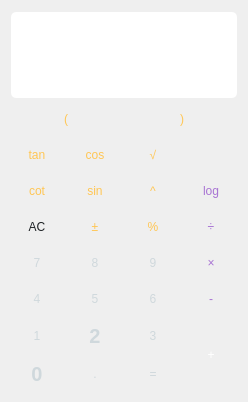
<?xml version="1.0" encoding="UTF-8"?>
<ui version="4.0">
 <class>Dialog</class>
 <widget class="QDialog" name="Dialog">
  <property name="geometry">
   <rect>
    <x>0</x>
    <y>0</y>
    <width>248</width>
    <height>402</height>
   </rect>
  </property>
  <property name="windowTitle">
   <string>Calculator</string>
  </property>
  <property name="styleSheet">
   <string notr="true">background-color: qradialgradient(
        cx: 0.5, cy: -0.4, fx: 0.5, fy: -0.4,
        radius: 1.4, stop: 0 #494c4d, stop: 1 #1e2225
        );</string>
  </property>
  <layout class="QGridLayout" name="gridLayout_2">
   <item row="0" column="0">
    <layout class="QGridLayout" name="gridLayout">
     <item row="5" column="2">
      <widget class="QPushButton" name="btn_6">
       <property name="cursor">
        <cursorShape>PointingHandCursor</cursorShape>
       </property>
       <property name="styleSheet">
        <string notr="true">QPushButton {
	width: 15;
	height: 30;
	font: bold 15pt &quot;Segoe UI&quot;;
    color: #cfd8dc;
    border-radius: 20px;
    border-style: outside;
    background: qradialgradient(
        cx: 0.3, cy: -0.4, fx: 0.3, fy: -0.4,
        radius: 1.35, stop: 0 #263238, stop: 1 #37474f
        );
    border-radius: 8px;
    }

QPushButton:pressed {
    background: qradialgradient(
        cx: 0.3, cy: -0.4, fx: 0.3, fy: -0.4,
        radius: 1.35, stop: 0 #37474f, stop: 1 #263238
        );
    }
</string>
       </property>
       <property name="text">
        <string>6</string>
       </property>
       <property name="shortcut">
        <string>6</string>
       </property>
      </widget>
     </item>
     <item row="2" column="2">
      <layout class="QVBoxLayout" name="verticalLayout_16">
       <item>
        <widget class="QPushButton" name="sqrt_btn">
         <property name="styleSheet">
          <string notr="true">QPushButton{
	width: 15;
	height: 30;
	font: 400 12pt &quot;Segoe UI&quot;;
	border-radius: 8px;
	background-color: qradialgradient(
        cx: 0.3, cy: -0.4, fx: 0.3, fy: -0.4,
        radius: 1.35, stop: 0 #484137 stop: 1 #484137
        );
	color: #ffc654;
	border-radius: 8px;
}
QPushButton:hover {
	color: #ffffff;
    background: qradialgradient(
        cx: 0.3, cy: -0.4, fx: 0.3, fy: -0.4,
        radius: 1.35, stop: 0 #ffc654 stop: 1 #fdb82d
        );
    }

QPushButton:pressed {
	color: #ffffff;
    background: qradialgradient(
        cx: 0.4, cy: -0.1, fx: 0.4, fy: -0.1,
        radius: 1.35, stop: 0 #f9d07c, stop: 1 #f9d07c
        );
    }</string>
         </property>
         <property name="text">
          <string>√</string>
         </property>
        </widget>
       </item>
       <item>
        <widget class="QPushButton" name="pow_btn">
         <property name="styleSheet">
          <string notr="true">QPushButton{
	width: 15;
	height: 30;
	font: 400 12pt &quot;Segoe UI&quot;;
	border-radius: 8px;
	background-color: qradialgradient(
        cx: 0.3, cy: -0.4, fx: 0.3, fy: -0.4,
        radius: 1.35, stop: 0 #484137 stop: 1 #484137
        );
	color: #ffc654;
	border-radius: 8px;
}
QPushButton:hover {
	color: #ffffff;
    background: qradialgradient(
        cx: 0.3, cy: -0.4, fx: 0.3, fy: -0.4,
        radius: 1.35, stop: 0 #ffc654 stop: 1 #fdb82d
        );
    }

QPushButton:pressed {
	color: #ffffff;
    background: qradialgradient(
        cx: 0.4, cy: -0.1, fx: 0.4, fy: -0.1,
        radius: 1.35, stop: 0 #f9d07c, stop: 1 #f9d07c
        );
    }</string>
         </property>
         <property name="text">
          <string>^</string>
         </property>
         <property name="shortcut">
          <string>^</string>
         </property>
        </widget>
       </item>
      </layout>
     </item>
     <item row="7" column="1">
      <widget class="QPushButton" name="dot_btn">
       <property name="styleSheet">
        <string notr="true">QPushButton {
	width: 15;
	height: 30;
	font: bold 15pt &quot;Segoe UI&quot;;
    color: #cfd8dc;
    border-radius: 20px;
    border-style: outside;
    background: qradialgradient(
        cx: 0.3, cy: -0.4, fx: 0.3, fy: -0.4,
        radius: 1.35, stop: 0 #263238, stop: 1 #37474f
        );
    border-radius: 8px;
    }

QPushButton:pressed {
    background: qradialgradient(
        cx: 0.3, cy: -0.4, fx: 0.3, fy: -0.4,
        radius: 1.35, stop: 0 #37474f, stop: 1 #263238
        );
    }
</string>
       </property>
       <property name="text">
        <string>.</string>
       </property>
       <property name="shortcut">
        <string>.</string>
       </property>
      </widget>
     </item>
     <item row="2" column="1">
      <layout class="QVBoxLayout" name="verticalLayout_15">
       <item>
        <widget class="QPushButton" name="cos_btn">
         <property name="styleSheet">
          <string notr="true">QPushButton{
	width: 15;
	height: 30;
	font: 400 12pt &quot;Segoe UI&quot;;
	border-radius: 8px;
	background-color: qradialgradient(
        cx: 0.3, cy: -0.4, fx: 0.3, fy: -0.4,
        radius: 1.35, stop: 0 #484137 stop: 1 #484137
        );
	color: #ffc654;
	border-radius: 8px;
}
QPushButton:hover {
	color: #ffffff;
    background: qradialgradient(
        cx: 0.3, cy: -0.4, fx: 0.3, fy: -0.4,
        radius: 1.35, stop: 0 #ffc654 stop: 1 #fdb82d
        );
    }

QPushButton:pressed {
	color: #ffffff;
    background: qradialgradient(
        cx: 0.4, cy: -0.1, fx: 0.4, fy: -0.1,
        radius: 1.35, stop: 0 #f9d07c, stop: 1 #f9d07c
        );
    }</string>
         </property>
         <property name="text">
          <string>cos</string>
         </property>
        </widget>
       </item>
       <item>
        <widget class="QPushButton" name="sin_btn">
         <property name="styleSheet">
          <string notr="true">QPushButton{
	width: 15;
	height: 30;
	font: 400 12pt &quot;Segoe UI&quot;;
	border-radius: 8px;
	background-color: qradialgradient(
        cx: 0.3, cy: -0.4, fx: 0.3, fy: -0.4,
        radius: 1.35, stop: 0 #484137 stop: 1 #484137
        );
	color: #ffc654;
	border-radius: 8px;
}
QPushButton:hover {
	color: #ffffff;
    background: qradialgradient(
        cx: 0.3, cy: -0.4, fx: 0.3, fy: -0.4,
        radius: 1.35, stop: 0 #ffc654 stop: 1 #fdb82d
        );
    }

QPushButton:pressed {
	color: #ffffff;
    background: qradialgradient(
        cx: 0.4, cy: -0.1, fx: 0.4, fy: -0.1,
        radius: 1.35, stop: 0 #f9d07c, stop: 1 #f9d07c
        );
    }</string>
         </property>
         <property name="text">
          <string>sin</string>
         </property>
        </widget>
       </item>
      </layout>
     </item>
     <item row="6" column="0">
      <widget class="QPushButton" name="btn_1">
       <property name="cursor">
        <cursorShape>PointingHandCursor</cursorShape>
       </property>
       <property name="styleSheet">
        <string notr="true">QPushButton {
	width: 15;
	height: 30;
	font: bold 15pt &quot;Segoe UI&quot;;
    color: #cfd8dc;
    border-radius: 20px;
    border-style: outside;
    background: qradialgradient(
        cx: 0.3, cy: -0.4, fx: 0.3, fy: -0.4,
        radius: 1.35, stop: 0 #263238, stop: 1 #37474f
        );
    border-radius: 8px;
    }

QPushButton:pressed {
    background: qradialgradient(
        cx: 0.3, cy: -0.4, fx: 0.3, fy: -0.4,
        radius: 1.35, stop: 0 #37474f, stop: 1 #263238
        );
    }
</string>
       </property>
       <property name="text">
        <string>1</string>
       </property>
       <property name="shortcut">
        <string>1</string>
       </property>
      </widget>
     </item>
     <item row="6" column="3" rowspan="2">
      <widget class="QPushButton" name="sum_btn">
       <property name="styleSheet">
        <string notr="true">QPushButton{
	width: 15;
	height: 70;
	font: 400 25pt &quot;Segoe UI&quot;;
	background-color: qradialgradient(
        cx: 0.3, cy: -0.4, fx: 0.3, fy: -0.4,
        radius: 1.35, stop: 0 #8C27DB stop: 1 #a33aff
        );;
	color: rgb(255, 255, 255);
	border-radius: 8px;
}
QPushButton:hover {
    background: qradialgradient(
        cx: 0.3, cy: -0.4, fx: 0.3, fy: -0.4,
        radius: 1.35, stop: 0 #b27be5 stop: 1 #8C27DB
        );
    }

QPushButton:pressed {
    background: qradialgradient(
        cx: 0.4, cy: -0.1, fx: 0.4, fy: -0.1,
        radius: 1.35, stop: 0 #c587ff, stop: 1 #c587ff
        );
    }
</string>
       </property>
       <property name="text">
        <string>+</string>
       </property>
       <property name="shortcut">
        <string>+</string>
       </property>
      </widget>
     </item>
     <item row="3" column="2">
      <widget class="QPushButton" name="percentage_btn">
       <property name="styleSheet">
        <string notr="true">QPushButton{
	width: 15;
	height: 30;
	font: 400 15pt &quot;Segoe UI&quot;;
	border-radius: 8px;
	background-color: qradialgradient(
        cx: 0.3, cy: -0.4, fx: 0.3, fy: -0.4,
        radius: 1.35, stop: 0 #484137 stop: 1 #484137
        );
	color: #ffc654;
	border-radius: 8px;
}
QPushButton:hover {
	color: #ffffff;
    background: qradialgradient(
        cx: 0.3, cy: -0.4, fx: 0.3, fy: -0.4,
        radius: 1.35, stop: 0 #ffc654 stop: 1 #fdb82d
        );
    }

QPushButton:pressed {
	color: #ffffff;
    background: qradialgradient(
        cx: 0.4, cy: -0.1, fx: 0.4, fy: -0.1,
        radius: 1.35, stop: 0 #f9d07c, stop: 1 #f9d07c
        );
    }</string>
       </property>
       <property name="text">
        <string>%</string>
       </property>
      </widget>
     </item>
     <item row="5" column="0">
      <widget class="QPushButton" name="btn_4">
       <property name="cursor">
        <cursorShape>PointingHandCursor</cursorShape>
       </property>
       <property name="styleSheet">
        <string notr="true">QPushButton {
	width: 15;
	height: 30;
	font: bold 15pt &quot;Segoe UI&quot;;
    color: #cfd8dc;
    border-radius: 20px;
    border-style: outside;
    background: qradialgradient(
        cx: 0.3, cy: -0.4, fx: 0.3, fy: -0.4,
        radius: 1.35, stop: 0 #263238, stop: 1 #37474f
        );
    border-radius: 8px;
    }

QPushButton:pressed {
    background: qradialgradient(
        cx: 0.3, cy: -0.4, fx: 0.3, fy: -0.4,
        radius: 1.35, stop: 0 #37474f, stop: 1 #263238
        );
    }
</string>
       </property>
       <property name="text">
        <string>4</string>
       </property>
       <property name="shortcut">
        <string>4</string>
       </property>
      </widget>
     </item>
     <item row="4" column="2">
      <widget class="QPushButton" name="btn_9">
       <property name="cursor">
        <cursorShape>PointingHandCursor</cursorShape>
       </property>
       <property name="styleSheet">
        <string notr="true">QPushButton {
	width: 15;
	height: 30;
	font: bold 15pt &quot;Segoe UI&quot;;
    color: #cfd8dc;
    border-radius: 20px;
    border-style: outside;
    background: qradialgradient(
        cx: 0.3, cy: -0.4, fx: 0.3, fy: -0.4,
        radius: 1.35, stop: 0 #263238, stop: 1 #37474f
        );
    border-radius: 8px;
    }

QPushButton:pressed {
    background: qradialgradient(
        cx: 0.3, cy: -0.4, fx: 0.3, fy: -0.4,
        radius: 1.35, stop: 0 #37474f, stop: 1 #263238
        );
    }
</string>
       </property>
       <property name="text">
        <string>9</string>
       </property>
       <property name="shortcut">
        <string>9</string>
       </property>
      </widget>
     </item>
     <item row="2" column="0">
      <layout class="QVBoxLayout" name="verticalLayout_10">
       <item>
        <layout class="QVBoxLayout" name="verticalLayout_14">
         <item>
          <widget class="QPushButton" name="tan_btn">
           <property name="styleSheet">
            <string notr="true">QPushButton{
	width: 15;
	height: 30;
	font: 400 12pt &quot;Segoe UI&quot;;
	border-radius: 8px;
	background-color: qradialgradient(
        cx: 0.3, cy: -0.4, fx: 0.3, fy: -0.4,
        radius: 1.35, stop: 0 #484137 stop: 1 #484137
        );
	color: #ffc654;
	border-radius: 8px;
}
QPushButton:hover {
	color: #ffffff;
    background: qradialgradient(
        cx: 0.3, cy: -0.4, fx: 0.3, fy: -0.4,
        radius: 1.35, stop: 0 #ffc654 stop: 1 #fdb82d
        );
    }

QPushButton:pressed {
	color: #ffffff;
    background: qradialgradient(
        cx: 0.4, cy: -0.1, fx: 0.4, fy: -0.1,
        radius: 1.35, stop: 0 #f9d07c, stop: 1 #f9d07c
        );
    }</string>
           </property>
           <property name="text">
            <string>tan</string>
           </property>
          </widget>
         </item>
         <item>
          <widget class="QPushButton" name="cot_btn">
           <property name="styleSheet">
            <string notr="true">QPushButton{
	width: 15;
	height: 30;
	font: 400 12pt &quot;Segoe UI&quot;;
	border-radius: 8px;
	background-color: qradialgradient(
        cx: 0.3, cy: -0.4, fx: 0.3, fy: -0.4,
        radius: 1.35, stop: 0 #484137 stop: 1 #484137
        );
	color: #ffc654;
	border-radius: 8px;
}
QPushButton:hover {
	color: #ffffff;
    background: qradialgradient(
        cx: 0.3, cy: -0.4, fx: 0.3, fy: -0.4,
        radius: 1.35, stop: 0 #ffc654 stop: 1 #fdb82d
        );
    }

QPushButton:pressed {
	color: #ffffff;
    background: qradialgradient(
        cx: 0.4, cy: -0.1, fx: 0.4, fy: -0.1,
        radius: 1.35, stop: 0 #f9d07c, stop: 1 #f9d07c
        );
    }</string>
           </property>
           <property name="text">
            <string>cot</string>
           </property>
          </widget>
         </item>
        </layout>
       </item>
      </layout>
     </item>
     <item row="3" column="0">
      <widget class="QPushButton" name="ac_btn">
       <property name="styleSheet">
        <string notr="true">QPushButton{
	width: 15;
	height: 30;
	font: bold 15pt &quot;Segoe UI&quot;;
	background-color: qradialgradient(
        cx: 0.3, cy: -0.4, fx: 0.3, fy: -0.4,
        radius: 1.35, stop: 0 #fdb82d stop: 1 #ffc654
        );
	color: #1e2225;
	border-radius: 8px;
}
QPushButton:hover {
    background: qradialgradient(
        cx: 0.3, cy: -0.4, fx: 0.3, fy: -0.4,
        radius: 1.35, stop: 0 #ffc654 stop: 1 #fdb82d
        );
    }

QPushButton:pressed {
    background: qradialgradient(
        cx: 0.4, cy: -0.1, fx: 0.4, fy: -0.1,
        radius: 1.35, stop: 0 #f9d07c, stop: 1 #f9d07c
        );
    }</string>
       </property>
       <property name="text">
        <string>AC</string>
       </property>
       <property name="shortcut">
        <string>Esc</string>
       </property>
      </widget>
     </item>
     <item row="5" column="1">
      <widget class="QPushButton" name="btn_5">
       <property name="cursor">
        <cursorShape>PointingHandCursor</cursorShape>
       </property>
       <property name="styleSheet">
        <string notr="true">QPushButton {
	width: 15;
	height: 30;
	font: bold 15pt &quot;Segoe UI&quot;;
    color: #cfd8dc;
    border-radius: 20px;
    border-style: outside;
    background: qradialgradient(
        cx: 0.3, cy: -0.4, fx: 0.3, fy: -0.4,
        radius: 1.35, stop: 0 #263238, stop: 1 #37474f
        );
    border-radius: 8px;
    }

QPushButton:pressed {
    background: qradialgradient(
        cx: 0.3, cy: -0.4, fx: 0.3, fy: -0.4,
        radius: 1.35, stop: 0 #37474f, stop: 1 #263238
        );
    }
</string>
       </property>
       <property name="text">
        <string>5</string>
       </property>
       <property name="shortcut">
        <string>5</string>
       </property>
      </widget>
     </item>
     <item row="4" column="1">
      <widget class="QPushButton" name="btn_8">
       <property name="cursor">
        <cursorShape>PointingHandCursor</cursorShape>
       </property>
       <property name="styleSheet">
        <string notr="true">QPushButton {
	width: 15;
	height: 30;
	font: bold 15pt &quot;Segoe UI&quot;;
    color: #cfd8dc;
    border-radius: 20px;
    border-style: outside;
    background: qradialgradient(
        cx: 0.3, cy: -0.4, fx: 0.3, fy: -0.4,
        radius: 1.35, stop: 0 #263238, stop: 1 #37474f
        );
    border-radius: 8px;
    }

QPushButton:pressed {
    background: qradialgradient(
        cx: 0.3, cy: -0.4, fx: 0.3, fy: -0.4,
        radius: 1.35, stop: 0 #37474f, stop: 1 #263238
        );
    }
</string>
       </property>
       <property name="text">
        <string>8</string>
       </property>
       <property name="shortcut">
        <string>8</string>
       </property>
      </widget>
     </item>
     <item row="6" column="1">
      <widget class="QPushButton" name="btn_2">
       <property name="enabled">
        <bool>true</bool>
       </property>
       <property name="font">
        <font>
         <family>Segoe UI</family>
         <pointsize>15</pointsize>
         <weight>75</weight>
         <italic>false</italic>
         <bold>true</bold>
        </font>
       </property>
       <property name="cursor">
        <cursorShape>PointingHandCursor</cursorShape>
       </property>
       <property name="mouseTracking">
        <bool>false</bool>
       </property>
       <property name="tabletTracking">
        <bool>false</bool>
       </property>
       <property name="styleSheet">
        <string notr="true">QPushButton {
	width: 15;
	height: 30;
	font: bold 15pt &quot;Segoe UI&quot;;
    color: #cfd8dc;
    border-radius: 20px;
    border-style: outside;
    background: qradialgradient(
        cx: 0.3, cy: -0.4, fx: 0.3, fy: -0.4,
        radius: 1.35, stop: 0 #263238, stop: 1 #37474f
        );
    border-radius: 8px;
    }

QPushButton:pressed {
    background: qradialgradient(
        cx: 0.3, cy: -0.4, fx: 0.3, fy: -0.4,
        radius: 1.35, stop: 0 #37474f, stop: 1 #263238
        );
    }
</string>
       </property>
       <property name="text">
        <string>2</string>
       </property>
       <property name="shortcut">
        <string>2</string>
       </property>
      </widget>
     </item>
     <item row="7" column="0">
      <widget class="QPushButton" name="btn_0">
       <property name="font">
        <font>
         <family>Segoe UI</family>
         <pointsize>15</pointsize>
         <weight>75</weight>
         <italic>false</italic>
         <bold>true</bold>
        </font>
       </property>
       <property name="styleSheet">
        <string notr="true">QPushButton {
	width: 15;
	height: 30;
	font: bold 15pt &quot;Segoe UI&quot;;
    color: #cfd8dc;
    border-radius: 20px;
    border-style: outside;
    background: qradialgradient(
        cx: 0.3, cy: -0.4, fx: 0.3, fy: -0.4,
        radius: 1.35, stop: 0 #263238, stop: 1 #37474f
        );
    border-radius: 8px;
    }

QPushButton:pressed {
    background: qradialgradient(
        cx: 0.3, cy: -0.4, fx: 0.3, fy: -0.4,
        radius: 1.35, stop: 0 #37474f, stop: 1 #263238
        );
    }
</string>
       </property>
       <property name="text">
        <string>0</string>
       </property>
       <property name="shortcut">
        <string>0</string>
       </property>
      </widget>
     </item>
     <item row="4" column="3">
      <widget class="QPushButton" name="cross_btn">
       <property name="styleSheet">
        <string notr="true">QPushButton{
	width: 15;
	height: 30;
	font: 400 25pt &quot;Segoe UI&quot;;
	border-radius: 8px;
	background-color: qradialgradient(
        cx: 0.3, cy: -0.4, fx: 0.3, fy: -0.4,
        radius: 1.35, stop: 0 #44305a stop: 1 #4b375e
        );;
	color: #a874d3;
}
QPushButton:hover {
    background: qradialgradient(
        cx: 0.3, cy: -0.4, fx: 0.3, fy: -0.4,
        radius: 1.35, stop: 0 #b27be5 stop: 1 #8C27DB
        );
	color: #ffffff;
    }

QPushButton:pressed {
    background: qradialgradient(
        cx: 0.4, cy: -0.1, fx: 0.4, fy: -0.1,
        radius: 1.35, stop: 0 #c587ff, stop: 1 #c587ff
        );
    }
</string>
       </property>
       <property name="text">
        <string>×</string>
       </property>
       <property name="shortcut">
        <string>*</string>
       </property>
      </widget>
     </item>
     <item row="7" column="2">
      <widget class="QPushButton" name="equal_btn">
       <property name="styleSheet">
        <string notr="true">QPushButton {
	width: 15;
	height: 30;
	font: bold 15pt &quot;Segoe UI&quot;;
    color: #cfd8dc;
    border-radius: 20px;
    border-style: outside;
    background: qradialgradient(
        cx: 0.3, cy: -0.4, fx: 0.3, fy: -0.4,
        radius: 1.35, stop: 0 #263238, stop: 1 #37474f
        );
    border-radius: 8px;
    }

QPushButton:pressed {
    background: qradialgradient(
        cx: 0.3, cy: -0.4, fx: 0.3, fy: -0.4,
        radius: 1.35, stop: 0 #37474f, stop: 1 #263238
        );
    }
</string>
       </property>
       <property name="text">
        <string>=</string>
       </property>
       <property name="shortcut">
        <string>Enter</string>
       </property>
      </widget>
     </item>
     <item row="5" column="3">
      <widget class="QPushButton" name="sub_btn">
       <property name="enabled">
        <bool>true</bool>
       </property>
       <property name="styleSheet">
        <string notr="true">QPushButton{
	width: 15;
	height: 30;
	font: 400 25pt &quot;Segoe UI&quot;;
	border-radius: 8px;
	background-color: qradialgradient(
        cx: 0.3, cy: -0.4, fx: 0.3, fy: -0.4,
        radius: 1.35, stop: 0 #44305a stop: 1 #4b375e
        );;
	color: #a874d3;
}
QPushButton:hover {
    background: qradialgradient(
        cx: 0.3, cy: -0.4, fx: 0.3, fy: -0.4,
        radius: 1.35, stop: 0 #b27be5 stop: 1 #8C27DB
        );
	color: #ffffff;
    }

QPushButton:pressed {
    background: qradialgradient(
        cx: 0.4, cy: -0.1, fx: 0.4, fy: -0.1,
        radius: 1.35, stop: 0 #c587ff, stop: 1 #c587ff
        );
    }
</string>
       </property>
       <property name="text">
        <string>-</string>
       </property>
       <property name="shortcut">
        <string>-</string>
       </property>
      </widget>
     </item>
     <item row="4" column="0">
      <widget class="QPushButton" name="btn_7">
       <property name="cursor">
        <cursorShape>PointingHandCursor</cursorShape>
       </property>
       <property name="styleSheet">
        <string notr="true">QPushButton {
	width: 15;
	height: 30;
	font: bold 15pt &quot;Segoe UI&quot;;
    color: #cfd8dc;
    border-radius: 20px;
    border-style: outside;
    background: qradialgradient(
        cx: 0.3, cy: -0.4, fx: 0.3, fy: -0.4,
        radius: 1.35, stop: 0 #263238, stop: 1 #37474f
        );
    border-radius: 8px;
    }

QPushButton:pressed {
    background: qradialgradient(
        cx: 0.3, cy: -0.4, fx: 0.3, fy: -0.4,
        radius: 1.35, stop: 0 #37474f, stop: 1 #263238
        );
    }
</string>
       </property>
       <property name="text">
        <string>7</string>
       </property>
       <property name="shortcut">
        <string>7</string>
       </property>
      </widget>
     </item>
     <item row="2" column="3">
      <layout class="QVBoxLayout" name="verticalLayout_18">
       <item>
        <widget class="QPushButton" name="backspace">
         <property name="styleSheet">
          <string notr="true">QPushButton {
	width: 15;
	height: 30;
	font: bold 15pt &quot;Segoe UI&quot;;
    color: #cfd8dc;
    border-radius: 20px;
    border-style: outside;
    background: qradialgradient(
        cx: 0.3, cy: -0.4, fx: 0.3, fy: -0.4,
        radius: 1.35, stop: 0 #263238, stop: 1 #37474f
        );
    border-radius: 8px;
    }

QPushButton:pressed {
    background: qradialgradient(
        cx: 0.3, cy: -0.4, fx: 0.3, fy: -0.4,
        radius: 1.35, stop: 0 #37474f, stop: 1 #263238
        );
    }
</string>
         </property>
         <property name="text">
          <string/>
         </property>
         <property name="icon">
          <iconset>
           <normaloff>assets/backspace.png</normaloff>assets/backspace.png</iconset>
         </property>
         <property name="shortcut">
          <string>Backspace</string>
         </property>
        </widget>
       </item>
       <item>
        <widget class="QPushButton" name="log_btn">
         <property name="styleSheet">
          <string notr="true">QPushButton{
	width: 15;
	height: 30;
	font: 400 12pt &quot;Segoe UI&quot;;
	border-radius: 8px;
	background-color: qradialgradient(
        cx: 0.3, cy: -0.4, fx: 0.3, fy: -0.4,
        radius: 1.35, stop: 0 #44305a stop: 1 #4b375e
        );;
	color: #a874d3;
}
QPushButton:hover {
    background: qradialgradient(
        cx: 0.3, cy: -0.4, fx: 0.3, fy: -0.4,
        radius: 1.35, stop: 0 #b27be5 stop: 1 #8C27DB
        );
	color: #ffffff;
    }

QPushButton:pressed {
    background: qradialgradient(
        cx: 0.4, cy: -0.1, fx: 0.4, fy: -0.1,
        radius: 1.35, stop: 0 #c587ff, stop: 1 #c587ff
        );
    }
</string>
         </property>
         <property name="text">
          <string>log</string>
         </property>
        </widget>
       </item>
      </layout>
     </item>
     <item row="0" column="0" colspan="4">
      <widget class="QLineEdit" name="textBox">
       <property name="styleSheet">
        <string notr="true">font: bold 25pt &quot;DejaVu Sans Mono&quot;;
height: 70;
color: #a4adac;
background-color: qradialgradient(
        cx: 0.5, cy: -0.4, fx: 0.5, fy: -0.4,
        radius: 1.35, stop: 0 #3b3e40, stop: 1 #34383a
        );
border-style: outside;
border-radius: 5px;
padding: 8px;</string>
       </property>
       <property name="text">
        <string/>
       </property>
      </widget>
     </item>
     <item row="3" column="3">
      <widget class="QPushButton" name="division_btn">
       <property name="styleSheet">
        <string notr="true">QPushButton{
	width: 15;
	height: 30;
	font: 400 20pt &quot;Segoe UI&quot;;
	border-radius: 8px;
	background-color: qradialgradient(
        cx: 0.3, cy: -0.4, fx: 0.3, fy: -0.4,
        radius: 1.35, stop: 0 #44305a stop: 1 #4b375e
        );;
	color: #a874d3;
}
QPushButton:hover {
    background: qradialgradient(
        cx: 0.3, cy: -0.4, fx: 0.3, fy: -0.4,
        radius: 1.35, stop: 0 #b27be5 stop: 1 #8C27DB
        );
	color: #ffffff;
    }

QPushButton:pressed {
    background: qradialgradient(
        cx: 0.4, cy: -0.1, fx: 0.4, fy: -0.1,
        radius: 1.35, stop: 0 #c587ff, stop: 1 #c587ff
        );
    }
</string>
       </property>
       <property name="text">
        <string>÷</string>
       </property>
       <property name="shortcut">
        <string>/</string>
       </property>
      </widget>
     </item>
     <item row="6" column="2">
      <widget class="QPushButton" name="btn_3">
       <property name="cursor">
        <cursorShape>PointingHandCursor</cursorShape>
       </property>
       <property name="mouseTracking">
        <bool>false</bool>
       </property>
       <property name="tabletTracking">
        <bool>false</bool>
       </property>
       <property name="styleSheet">
        <string notr="true">QPushButton {
	width: 15;
	height: 30;
	font: bold 15pt &quot;Segoe UI&quot;;
    color: #cfd8dc;
    border-radius: 20px;
    border-style: outside;
    background: qradialgradient(
        cx: 0.3, cy: -0.4, fx: 0.3, fy: -0.4,
        radius: 1.35, stop: 0 #263238, stop: 1 #37474f
        );
    border-radius: 8px;
    }

QPushButton:pressed {
    background: qradialgradient(
        cx: 0.3, cy: -0.4, fx: 0.3, fy: -0.4,
        radius: 1.35, stop: 0 #37474f, stop: 1 #263238
        );
    }
</string>
       </property>
       <property name="text">
        <string>3</string>
       </property>
       <property name="shortcut">
        <string>3</string>
       </property>
      </widget>
     </item>
     <item row="3" column="1">
      <widget class="QPushButton" name="neg_pos_btn">
       <property name="styleSheet">
        <string notr="true">QPushButton{
	width: 15;
	height: 30;
	font: 15pt &quot;Segoe UI&quot;;
	border-radius: 8px;
	background-color: qradialgradient(
        cx: 0.3, cy: -0.4, fx: 0.3, fy: -0.4,
        radius: 1.35, stop: 0 #484137 stop: 1 #484137
        );
	color: #ffc654;
	border-radius: 8px;
}
QPushButton:hover {
	color: #ffffff;
    background: qradialgradient(
        cx: 0.3, cy: -0.4, fx: 0.3, fy: -0.4,
        radius: 1.35, stop: 0 #ffc654 stop: 1 #fdb82d
        );
    }

QPushButton:pressed {
	color: #ffffff;
    background: qradialgradient(
        cx: 0.4, cy: -0.1, fx: 0.4, fy: -0.1,
        radius: 1.35, stop: 0 #f9d07c, stop: 1 #f9d07c
        );
    }</string>
       </property>
       <property name="text">
        <string>±</string>
       </property>
      </widget>
     </item>
     <item row="1" column="0" colspan="2">
      <widget class="QPushButton" name="parenthesis_o">
       <property name="styleSheet">
        <string notr="true">QPushButton{
	width: 15;
	height: 30;
	font: 400 12pt &quot;Segoe UI&quot;;
	border-radius: 8px;
	background-color: qradialgradient(
        cx: 0.3, cy: -0.4, fx: 0.3, fy: -0.4,
        radius: 1.35, stop: 0 #484137 stop: 1 #484137
        );
	color: #ffc654;
	border-radius: 8px;
}
QPushButton:hover {
	color: #ffffff;
    background: qradialgradient(
        cx: 0.3, cy: -0.4, fx: 0.3, fy: -0.4,
        radius: 1.35, stop: 0 #ffc654 stop: 1 #fdb82d
        );
    }

QPushButton:pressed {
	color: #ffffff;
    background: qradialgradient(
        cx: 0.4, cy: -0.1, fx: 0.4, fy: -0.1,
        radius: 1.35, stop: 0 #f9d07c, stop: 1 #f9d07c
        );
    }</string>
       </property>
       <property name="text">
        <string>(</string>
       </property>
       <property name="shortcut">
        <string>(</string>
       </property>
      </widget>
     </item>
     <item row="1" column="2" colspan="2">
      <widget class="QPushButton" name="parenthesis_c">
       <property name="styleSheet">
        <string notr="true">QPushButton{
	width: 15;
	height: 30;
	font: 400 12pt &quot;Segoe UI&quot;;
	border-radius: 8px;
	background-color: qradialgradient(
        cx: 0.3, cy: -0.4, fx: 0.3, fy: -0.4,
        radius: 1.35, stop: 0 #484137 stop: 1 #484137
        );
	color: #ffc654;
	border-radius: 8px;
}
QPushButton:hover {
	color: #ffffff;
    background: qradialgradient(
        cx: 0.3, cy: -0.4, fx: 0.3, fy: -0.4,
        radius: 1.35, stop: 0 #ffc654 stop: 1 #fdb82d
        );
    }

QPushButton:pressed {
	color: #ffffff;
    background: qradialgradient(
        cx: 0.4, cy: -0.1, fx: 0.4, fy: -0.1,
        radius: 1.35, stop: 0 #f9d07c, stop: 1 #f9d07c
        );
    }</string>
       </property>
       <property name="text">
        <string>)</string>
       </property>
       <property name="shortcut">
        <string>)</string>
       </property>
      </widget>
     </item>
    </layout>
   </item>
  </layout>
 </widget>
 <resources/>
 <connections/>
</ui>
